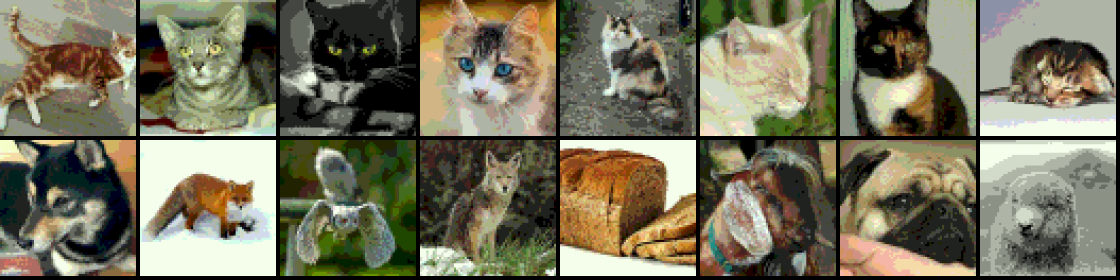

Write the Python code that produced this figure.
import os
os.environ["SDL_VIDEODRIVER"]="dummy"
import pygame; pygame.init(); pygame.display.set_mode((64,64))
from pathlib import Path
from src.minigames.common import load_folder
imgs=load_folder(Path("assets"),"captcha/tiles")
sh=pygame.Surface((8*140,2*140))
for i,im in enumerate(imgs): sh.blit(pygame.transform.smoothscale(im,(136,136)),((i%8)*140,(i//8)*140))
pygame.image.save(sh,"tmp/tiles.png")
